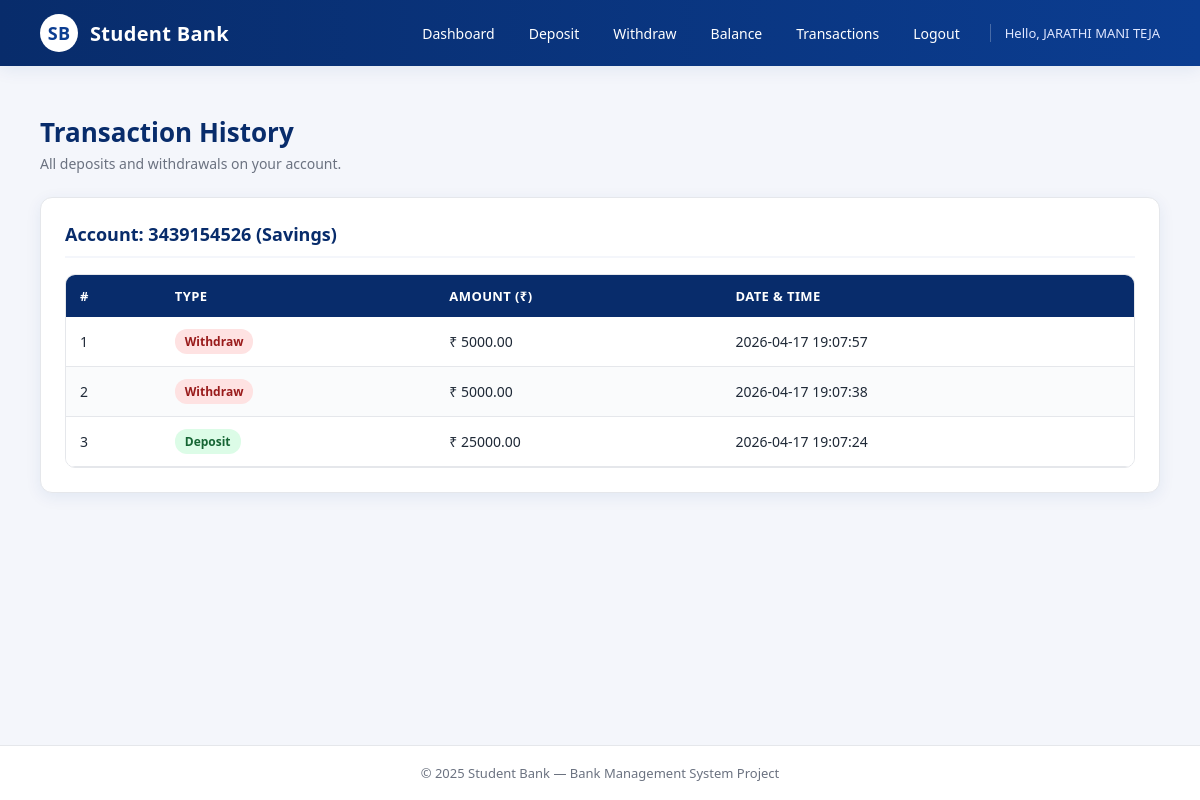
The page /transactions (signed in) on the database its author committed.
### tables this page shows
CREATE TABLE accounts (
    id INTEGER PRIMARY KEY AUTOINCREMENT,
    user_id INTEGER NOT NULL,
    account_number TEXT UNIQUE NOT NULL,
    account_type TEXT NOT NULL,
    balance REAL DEFAULT 0,
    FOREIGN KEY (user_id) REFERENCES users(id)
);

CREATE TABLE transactions (
    id INTEGER PRIMARY KEY AUTOINCREMENT,
    account_id INTEGER NOT NULL,
    type TEXT NOT NULL,
    amount REAL NOT NULL,
    date TEXT NOT NULL,
    FOREIGN KEY (account_id) REFERENCES accounts(id)
);

### app.py (the view)
@app.route("/transactions")
def transactions():
    if "user_id" not in session:
        return redirect(url_for("login"))
    conn = get_db()
    cur = conn.cursor()
    cur.execute("SELECT * FROM accounts WHERE user_id=?", (session["user_id"],))
    account = cur.fetchone()
    txns = []
    if account:
        cur.execute("SELECT * FROM transactions WHERE account_id=? ORDER BY id DESC", (account["id"],))
        txns = cur.fetchall()
    conn.close()
    return render_template("transactions.html", txns=txns, account=account)

### app.py (called while the page is built)
def get_db():
    conn = sqlite3.connect(DB_NAME)
    conn.row_factory = sqlite3.Row
    return conn

### templates/transactions.html (shortened to what this page needs)
{% extends "base.html" %}
{% block content %}
<div class="page-header">
    <h1>Transaction History</h1>
    <p>All deposits and withdrawals on your account.</p>
</div>
{% if account %}
<div class="card">
    <h2>Account: {{ account['account_number'] }} ({{ account['account_type'] }})</h2>
    {% if txns and txns|length > 0 %}
    <div class="table-wrap">
        <table>
            <thead>
                <tr>
                    <th>#</th>
                    <th>Type</th>
                    <th>Amount (₹)</th>
                    <th>Date &amp; Time</th>
                </tr>
            </thead>
            <tbody>
                {% for t in txns %}
                <tr>
                    <td>{{ loop.index }}</td>
                    <td>
                        {% if t['type'] == 'Deposit' %}
                            <span class="badge badge-deposit">Deposit</span>
                        {% else %}
                            <span class="badge badge-withdraw">Withdraw</span>
                        {% endif %}
                    </td>
                    <td>₹ {{ "%.2f"|format(t['amount']) }}</td>
                    <td>{{ t['date'] }}</td>
                </tr>
                {% endfor %}
            </tbody>
        </table>
    </div>
    {% else %}
        <div class="empty">
            <div class="icon">📄</div>
            <p>No transactions yet. Make your first deposit to see it here.</p>
        </div>
    {% endif %}
</div>
{% else %}
<div class="card empty">
    <p>No account found. Please create one first.</p>
</div>
{% endif %}
{% endblock %}

### static/style.css (style rules this page uses)
* { margin: 0; padding: 0; box-sizing: border-box; }
:root { --primary: #0b3d91; --primary-dark: #082c6b; --primary-light: #1e5cc6; --accent: #f5a623; --bg: #f4f6fb; --card-bg: #ffffff; --text: #1f2937; --muted: #6b7280; --border: #e5e7eb; --success: #16a34a; --error: #dc2626; --shadow: 0 4px 16px rgba(11, 61, 145, 0.08); --shadow-lg: 0 12px 32px rgba(11, 61, 145, 0.15); }
html, body { height: 100%; }
body { font-family: 'Segoe UI', Tahoma, Arial, sans-serif; background: var(--bg); color: var(--text); min-height: 100vh; display: flex; flex-direction: column; }
.page-header { margin-bottom: 24px; }
.page-header h1 { font-size: 26px; color: var(--primary-dark); margin-bottom: 4px; }
.page-header p { color: var(--muted); font-size: 14px; }
.card { background: var(--card-bg); border-radius: 12px; padding: 24px; box-shadow: var(--shadow); border: 1px solid var(--border); }
.card h2 { font-size: 18px; color: var(--primary-dark); margin-bottom: 16px; padding-bottom: 10px; border-bottom: 2px solid var(--bg); }
.table-wrap { overflow-x: auto; border-radius: 10px; border: 1px solid var(--border); }
table { width: 100%; border-collapse: collapse; background: #fff; }
table th { background: var(--primary-dark); color: #fff; padding: 12px 14px; font-size: 13px; text-align: left; font-weight: 600; text-transform: uppercase; letter-spacing: 0.4px; }
table td { padding: 12px 14px; font-size: 14px; border-bottom: 1px solid var(--border); color: var(--text); }
table tr:nth-child(even) td { background: #fafbfc; }
.badge { display: inline-block; padding: 4px 10px; border-radius: 12px; font-size: 12px; font-weight: 600; }
.badge-deposit { background: #dcfce7; color: #166534; }
.badge-withdraw { background: #fee2e2; color: #991b1b; }

### rows shown on the page
accounts: account_number "3439154526", account_type "Savings"
transactions: type "Withdraw", amount "5000.00", date "2026-04-17 19:07:57"
transactions: type "Withdraw", amount "5000.00", date "2026-04-17 19:07:38"
transactions: type "Deposit", amount "25000.00", date "2026-04-17 19:07:24"

### other values the page prints
{{ session.name }} "JARATHI MANI TEJA"
